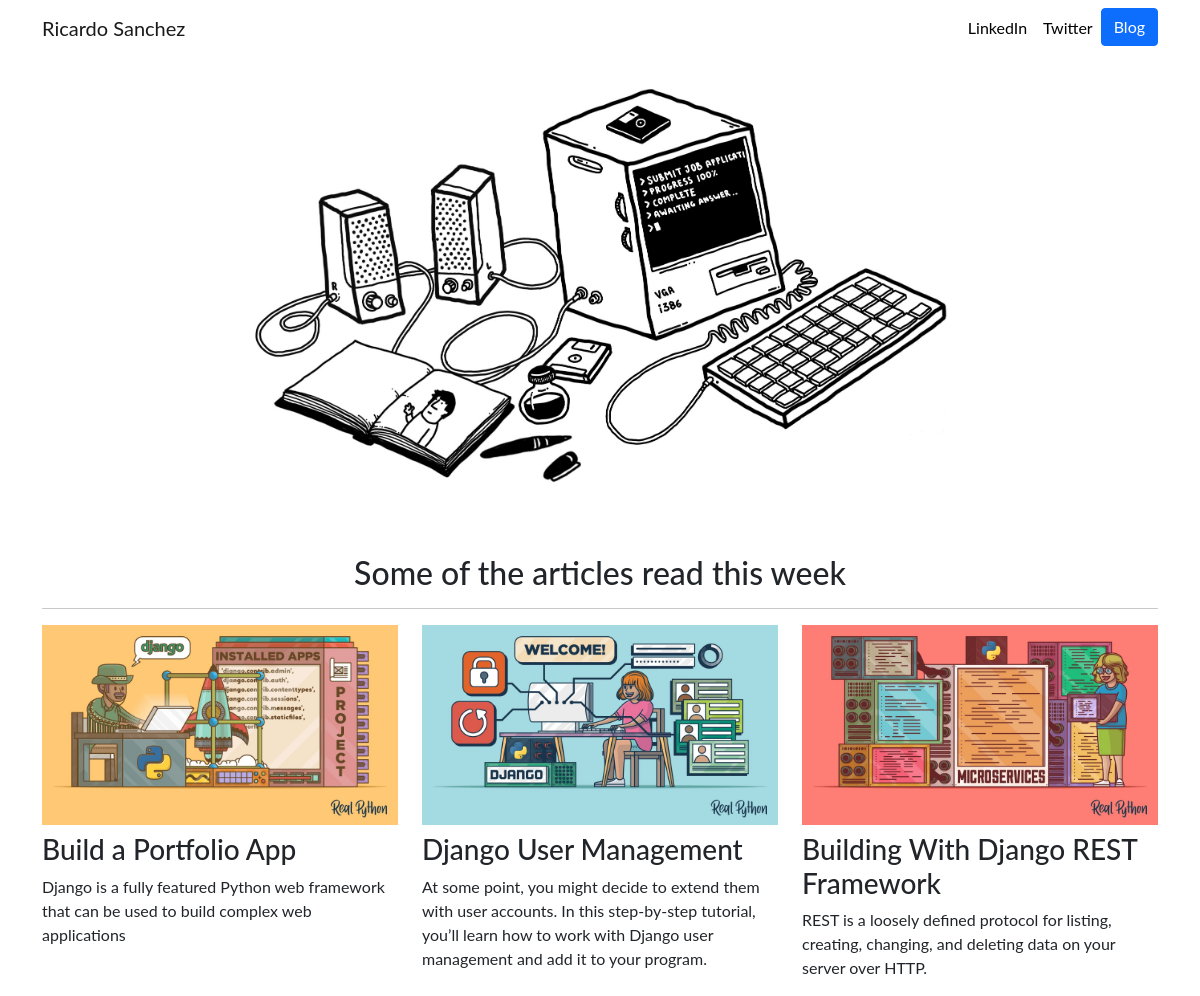
The page / on the database its author committed.
### portfolio/models.py (models this page shows, shortened)
class Project(models.Model):
    title = models.CharField(max_length=100)
    description = models.CharField(max_length=255)
    image = models.ImageField(upload_to='portfolio/images/')
    url = models.URLField(blank=True)

### portfolio/views.py (the view)
# urls.py: path('', views.home, name='home')
def home(request):
    projects = Project.objects.all()
    return render(
        request, "portfolio/home.html", {"title": "Home", "projects": projects}
    )

### portfolio/templates/portfolio/home.html
{% extends 'base.html' %}
{% load static %}
{% block content %}
<div class="row justify-content-center my-3">
    <div class="col-8">
      <img src="{% static 'portfolio/home-image.jpeg' %}" class="img-fluid">
    </div>
  </div>
  <h2 class="mt-5 text-center">Some of the articles read this week</h2>
  <hr>
  <div class="row">
    {% for project in projects %}
    <div class="col-lg-4 col-md-6">
      {% if project.url %}
      <a href="{{ project.url }}">
        <img src="{{ project.image.url }}" class="img-fluid mb-2">
      </a>
      {% else %}
      <img src="{{ project.image.url }}" class="img-fluid mb-2">
      {% endif %}
      <h3>{{ project.title }}</h3>
      <p>{{ project.description }}</p>
    </div>
    {% endfor %}
  </div>
{% endblock content %}

### portfolio/templates/base.html (shortened to what this page needs)
{% load static %}
<!DOCTYPE html>
<html lang="en">
<head>
    <link href="https://cdn.jsdelivr.net/npm/bootstrap@5.0.0-beta2/dist/css/bootstrap.min.css" rel="stylesheet">
    <link rel="stylesheet" href="{% static 'portfolio/custom.css' %}">
</head>
<body>
    <nav id="topNav" class="navbar navbar-expand-md navbar-light">
        <div class="container">
          <a class="navbar-brand" href="{% url 'home' %}">
            <span>Ricardo Sanchez</span>
          </a>
          <div class="collapse navbar-collapse text-center justify-content-end" id="navbarNav">
            <ul class="navbar-nav ml-auto">
              <li class="nav-item">
                <a class="nav-link" href="https://www.linkedin.com/in/ricardo-sanchez-8b84561aa/" target="_blank">LinkedIn</a>
              </li>
              <li class="nav-item">
                <a class="nav-link" href="https://twitter.com/nardove/" target="_blank">Twitter</a>
              </li>
              <li>
                <a role="button" href="{% url 'blog:blog' %}" class="btn btn-primary">Blog</a>
              </li>
            </ul>
          </div>
        </div>
      </nav>
    <div class="container">
        {% block content %}
        {% endblock content %}
    </div>
</body>
</html>

### portfolio/static/portfolio/custom.css (style rules this page uses)
.navbar-nav .nav-link { color: rgba(0,0,0,1) !important; }
body { font-family: 'Lato', sans-serif; }

### rows shown on the page
Project: image (picture), title "Build a Portfolio App", description "Django is a fully featured Python web framework that can be used to build complex web applications"
Project: image (picture), title "Django User Management", description "At some point, you might decide to extend them with user accounts. In this step-by-step tutorial, you’ll learn how to work with Django user management and add it to your program."
Project: image (picture), title "Building With Django REST Framework", description "REST is a loosely defined protocol for listing, creating, changing, and deleting data on your server over HTTP."
